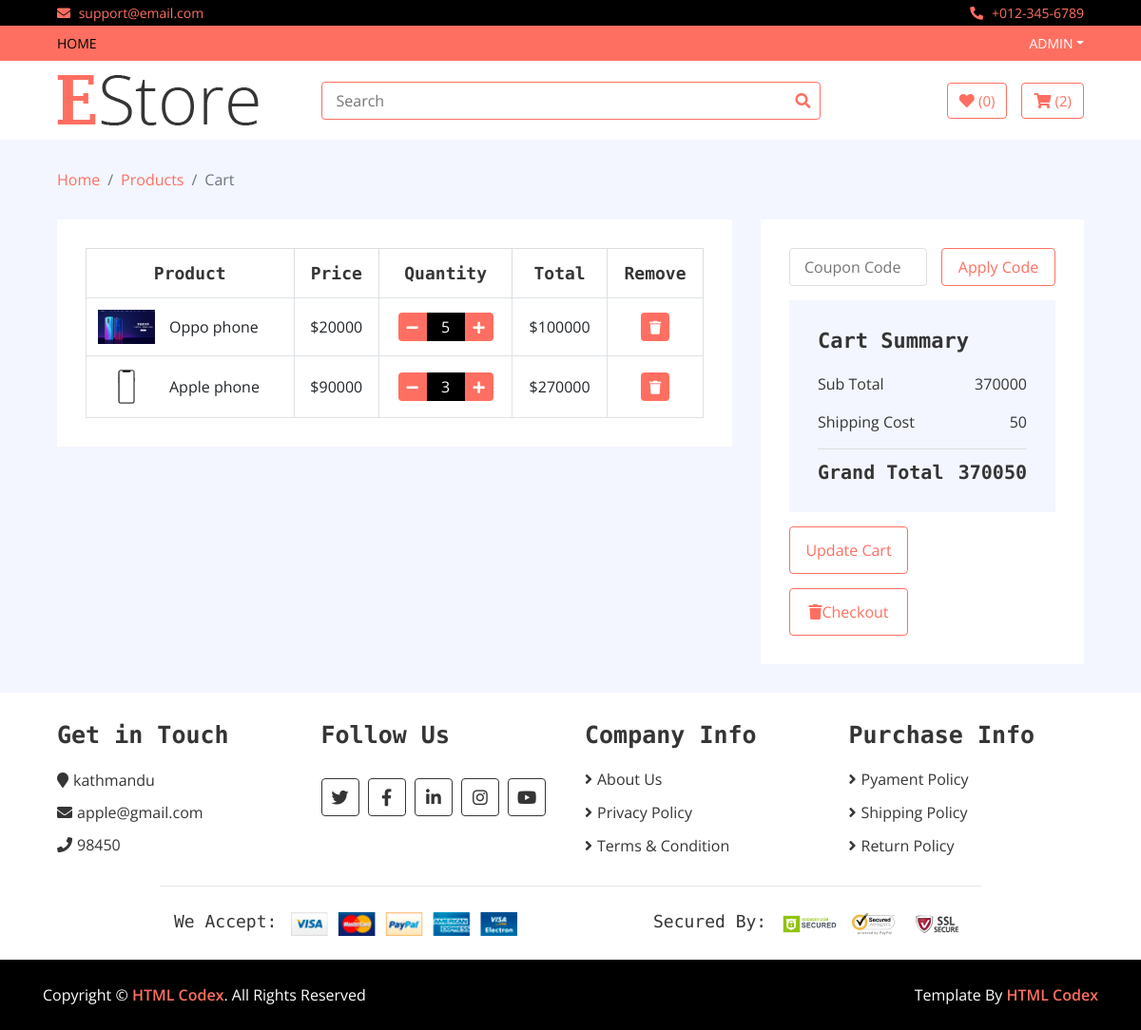
/cart (signed in), run on the app's committed database.
### home/models.py (models this page shows, shortened)
class Cart(models.Model):
    username = models.CharField(max_length=300)
    slug = models.TextField()
    quantity = models.IntegerField(default=1)
    items = models.ForeignKey(Product, on_delete=models.CASCADE)
    total = models.IntegerField()
    checkout = models.BooleanField(default=False)
    def __str__(self):
        return self.username

class Product(models.Model):
    name = models.CharField(max_length=300)
    price = models.IntegerField()
    discounted_price = models.IntegerField(default = 0)
    image = models.ImageField(upload_to='media')
    category = models.ForeignKey(Category,on_delete=models.CASCADE)
    subcategory = models.ForeignKey(SubCategory, on_delete=models.CASCADE)
    brand = models.ForeignKey(Brand, on_delete=models.CASCADE)
    slug = models.TextField(unique = True)
    description = models.TextField(blank = True)
    specification = models.TextField(blank=True)
    labels = models.CharField(choices=LABELS,max_length=50)
    stock = models.CharField(choices=STOCK,max_length=50)

class Information(models.Model):
    address = models.CharField(max_length=500)
    email = models.EmailField(max_length=300)
    phone = models.CharField(max_length=20)

### home/views.py (the view)
# urls.py: path('cart', CartView.as_view(), name='cart'),
class CartView(Base):
    def get(self,request):
        self.views
        self.views['cart_no'] = count_cart(request)
        username = request.user.username
        cart_info = Cart.objects.filter(username = username,checkout = False)
        self.views['cart_product'] = cart_info
        all_total = 0
        for i in cart_info:
            print(i)
            all_total = all_total + i.total
            self.views['all_total'] = all_total
            self.views['shipping'] = 50
            self.views['grand_total'] = all_total + self.views['shipping']
        return render(request,'cart.html',self.views)

### home/views.py (called while the page is built)
def count_cart(request):
    username = request.user.username
    cart_number = Cart.objects.filter( username=username, checkout=False).count()
    return cart_number

### templates/cart.html (shortened to what this page needs)
{% extends 'base.html' %}
{% load static %}
{% block content %}
        <div class="breadcrumb-wrap">
            <div class="container-fluid">
                <ul class="breadcrumb">
                    <li class="breadcrumb-item"><a href="#">Home</a></li>
                    <li class="breadcrumb-item"><a href="#">Products</a></li>
                    <li class="breadcrumb-item active">Cart</li>
                </ul>
            </div>
        </div>
        <div class="cart-page">
            <div class="container-fluid">
                <div class="row">
                    <div class="col-lg-8">
                        <div class="cart-page-inner">
                            <div class="table-responsive">
                                <table class="table table-bordered">
                                    <thead class="thead-dark">
                                        <tr>
                                            <th>Product</th>
                                            <th>Price</th>
                                            <th>Quantity</th>
                                            <th>Total</th>
                                            <th>Remove</th>
                                        </tr>
                                    </thead>
                                    <tbody class="align-middle">
                                    {% for cart in cart_product %}
                                        <tr>
                                            <td>
                                                <div class="img">
                                                    <a href="#"><img src="{{cart.items.image.url}}" alt="Image"></a>
                                                    <p>{{cart.items.name}}</p>
                                                </div>
                                            </td>
                                            {% if cart.items.discounted_price > 0 %}
                                            <td>${{cart.items.discounted_price}}</td>
                                            {% else %}
                                            <td>${{cart.items.price}}</td>
                                            {% endif %}
                                            <td>
                                                <div class="qty">
                                                    <a href = "/reduce_cart/{{cart.slug}}"><button class="btn-minus"><i class="fa fa-minus"></i></button></a>
                                                    <input type="text" value="{{cart.quantity}}">
                                                    <a href = "/add_to_cart/{{cart.slug}}"><button class="btn-plus"><i class="fa fa-plus"></i></button></a>
                                                </div>
                                            </td>
                                            <td>${{cart.total}}</td>
                                            <td><a href = "delete_cart/{{cart.slug}}"><button><i class="fa fa-trash"></i></button></a></td>
                                        </tr>
                                    {% endfor %}
                                    </tbody>
                                </table>
                            </div>
                        </div>
                    </div>
                    <div class="col-lg-4">
                        <div class="cart-page-inner">
                            <div class="row">
                                <div class="col-md-12">
                                    <div class="coupon">
                                        <input type="text" placeholder="Coupon Code">
                                        <button>Apply Code</button>
                                    </div>
                                </div>
                                <div class="col-md-12">
                                    <div class="cart-summary">
                                        <div class="cart-content">
                                            <h1>Cart Summary</h1>
                                            <p>Sub Total<span>{{all_total}}</span></p>
                                            <p>Shipping Cost<span>{{shipping}}</span></p>
                                            <h2>Grand Total<span>{{grand_total}}</span></h2>
                                        </div>
                                        <div class="cart-btn">
                                            <button>Update Cart</button>
                                            <a href = "/checkout"><button><i class="fa fa-trash"></i>Checkout</button></a>
                                        </div>
                                    </div>
                                </div>
                            </div>
                        </div>
                    </div>
                </div>
            </div>
        </div>
{% endblock %}

### templates/base.html (shortened to what this page needs)
<!DOCTYPE html>
{% load static %}
<html lang="en">
    <head>
        <link href="https://stackpath.bootstrapcdn.com/bootstrap/4.4.1/css/bootstrap.min.css" rel="stylesheet">
        <link href="https://cdnjs.cloudflare.com/ajax/libs/font-awesome/5.10.0/css/all.min.css" rel="stylesheet">
        <link href="{% static 'lib/slick/slick.css' %}" rel="stylesheet">
        <link href="{% static 'lib/slick/slick-theme.css' %}" rel="stylesheet">
        <link href="{% static 'css/style.css' %}" rel="stylesheet">
    </head>
    <body>
        <div class="top-bar">
            <div class="container-fluid">
                <div class="row">
                    <div class="col-sm-6">
                        <i class="fa fa-envelope"></i>
                        support@email.com
                    </div>
                    <div class="col-sm-6">
                        <i class="fa fa-phone-alt"></i>
                        +012-345-6789
                    </div>
                </div>
            </div>
        </div>
        <div class="nav">
            <div class="container-fluid">
                <nav class="navbar navbar-expand-md bg-dark navbar-dark">
                    <div class="collapse navbar-collapse justify-content-between" id="navbarCollapse">
                        <div class="navbar-nav mr-auto">
                            <a href="index.html" class="nav-item nav-link active">Home</a>
                        </div>
                        <div class="navbar-nav ml-auto">
                            {% if user.is_authenticated %}
                            <div class="nav-item dropdown">
                                <a href="#" class="nav-link dropdown-toggle" data-toggle="dropdown">{{user.username}}</a>
                            </div>
                            {% endif %}
                        </div>
                    </div>
                </nav>
            </div>
        </div>
        <div class="bottom-bar">
            <div class="container-fluid">
                <div class="row align-items-center">
                    <div class="col-md-3">
                        <div class="logo">
                            <a href="index.html">
                                <img src="img/logo.png" alt="Logo">
                            </a>
                        </div>
                    </div>
                    <div class="col-md-6">
                        <div class="search">
                            <form method = "GET" action = "{% url 'home:search' %}">
                            <input name = "query" type="text" placeholder="Search" required>
                            <button type = submit ><i class="fa fa-search"></i></button>
                            </form>
                        </div>
                    </div>
                    <div class="col-md-3">
                        <div class="user">
                            <a href="wishlist.html" class="btn wishlist">
                                <i class="fa fa-heart"></i>
                                <span>(0)</span>
                            </a>
                            <a href="cart.html" class="btn cart">
                                <i class="fa fa-shopping-cart"></i>
                                <span>({{cart_no}})</span>
                            </a>
                        </div>
                    </div>
                </div>
            </div>
        </div>
{% block content %}
{% endblock %}
        <div class="footer">
            <div class="container-fluid">
                <div class="row">
                    <div class="col-lg-3 col-md-6">
                        {% for information in informations %}
                        <div class="footer-widget">
                            <h2>Get in Touch</h2>
                            <div class="contact-info">
                                <p><i class="fa fa-map-marker"></i>{{information.address}}</p>
                                <p><i class="fa fa-envelope"></i>{{information.email}}</p>
                                <p><i class="fa fa-phone"></i>{{information.phone}}</p>
                            </div>
                        </div>
                        {% endfor %}
                    </div>
                    <div class="col-lg-3 col-md-6">
                        <div class="footer-widget">
                            <h2>Follow Us</h2>
                            <div class="contact-info">
                                <div class="social">
                                    <a href=""><i class="fab fa-twitter"></i></a>
                                    <a href=""><i class="fab fa-facebook-f"></i></a>
                                    <a href=""><i class="fab fa-linkedin-in"></i></a>
                                    <a href=""><i class="fab fa-instagram"></i></a>
                                    <a href=""><i class="fab fa-youtube"></i></a>
                                </div>
                            </div>
                        </div>
                    </div>
                    <div class="col-lg-3 col-md-6">
                        <div class="footer-widget">
                            <h2>Company Info</h2>
                            <ul>
                                <li><a href="#">About Us</a></li>
                                <li><a href="#">Privacy Policy</a></li>
                                <li><a href="#">Terms & Condition</a></li>
                            </ul>
                        </div>
                    </div>
                    <div class="col-lg-3 col-md-6">
                        <div class="footer-widget">
                            <h2>Purchase Info</h2>
                            <ul>
                                <li><a href="#">Pyament Policy</a></li>
                                <li><a href="#">Shipping Policy</a></li>
                                <li><a href="#">Return Policy</a></li>
                            </ul>
                        </div>
                    </div>
                </div>
                <div class="row payment align-items-center">
                    <div class="col-md-6">
                        <div class="payment-method">
                            <h2>We Accept:</h2>
                            <img src="img/payment-method.png" alt="Payment Method" />
                        </div>
                    </div>
                    <div class="col-md-6">
                        <div class="payment-security">
                            <h2>Secured By:</h2>
                            <img src="img/godaddy.svg" alt="Payment Security" />
                            <img src="img/norton.svg" alt="Payment Security" />
                            <img src="img/ssl.svg" alt="Payment Security" />
                        </div>
                    </div>
                </div>
            </div>
        </div>
        <div class="footer-bottom">
            <div class="container">
                <div class="row">
                    <div class="col-md-6 copyright">
                        <p>Copyright &copy; <a href="https://htmlcodex.com">HTML Codex</a>. All Rights Reserved</p>
                    </div>
                    <div class="col-md-6 template-by">
                        <p>Template By <a href="https://htmlcodex.com">HTML Codex</a></p>
                    </div>
                </div>
            </div>
        </div>
    </body>
</html>

### data on the page
Cart: items.image (picture), items.name "Oppo phone", items.discounted_price "20000", quantity "5", total "100000"
Cart: items.image (picture), items.name "Apple phone", items.discounted_price "90000", quantity "3", total "270000"
Information: address "kathmandu", email "apple@gmail.com", phone "98450"

### other printed values
{{ user.username }} "ADMIN"
{{ cart_no }} "2"
{{ all_total }} "370000"
{{ shipping }} "50"
{{ grand_total }} "370050"
